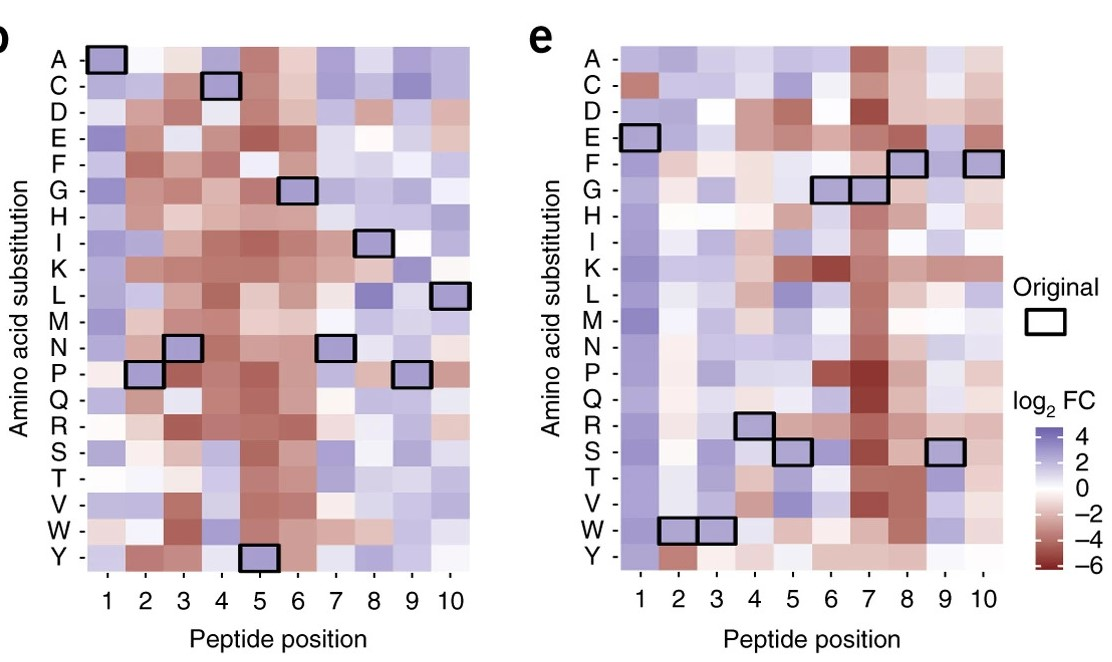
#> input picture results_batman/tcr_epitope_datasets/mutational_scan_datasets/TCR_data_input_by_publication/MHCI/fingerprint_paper_TCRs/heatmaps_1_hamming.jpg, 1112 x 662 px
$ python data_input.py
#> lines starting #> are read from the running program, lines starting #| are printed output that depends on the picture
import numpy as np
import pandas as pd
from PIL import Image
import itertools
from matplotlib import pyplot as plt


# Load image
im = Image.open('heatmaps_1_hamming.jpg','r')
#> im is the input picture: PIL image 1112x662 RGB; mean R, G, B 220.3, 207, 214.2
pix = list(im.getdata())
#> pix = 736144 items
width, height = im.size
#> width = 1112; height = 662
pixel_values = np.array(pix).reshape((width, height, 3))
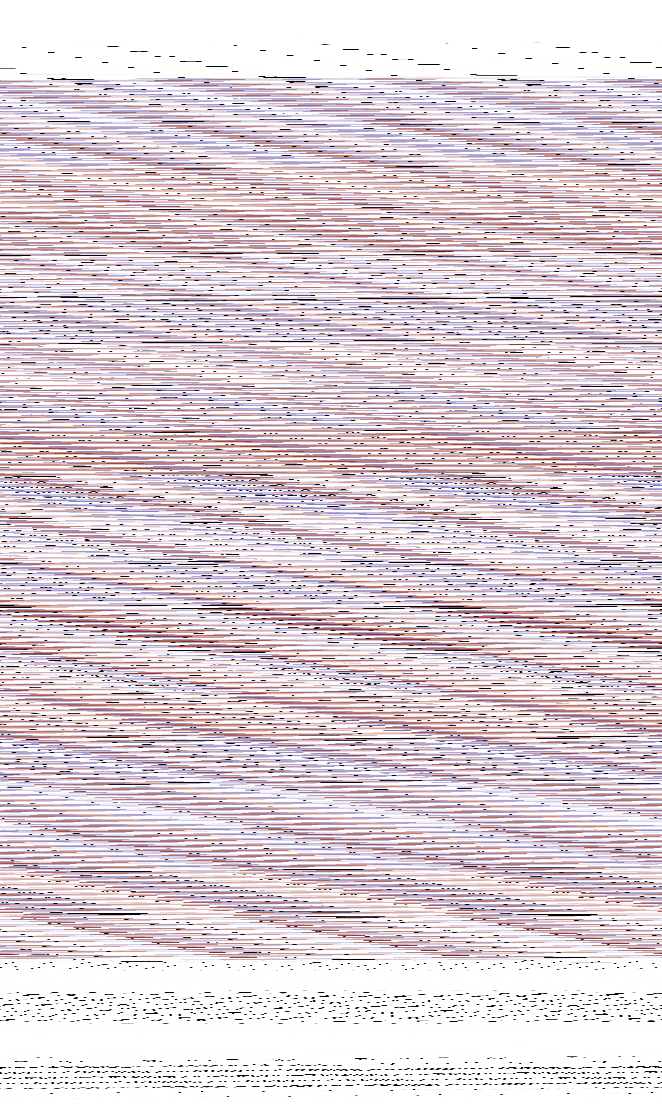
#> pixel_values: shape (1112, 662, 3) int64; mean of channels 0, 1, 2 220.3, 207, 214.2; drawn as R, G, B

'''APN-responsive TCR'''
# Set up a grid to extract RGB values for each box in heatmap
xmin = 107
xmax = 450
ymin = 60
ymax = 557
xpts = 10
ypts = 20

grid = list(itertools.product(np.linspace(xmin,xmax,xpts),
                              np.linspace(ymin,ymax,ypts)))

# Extract RGB values
APN_rgb = np.zeros((200,3))

for pixel in np.arange(200):
    APN_rgb[pixel,:] = im.getpixel(grid[pixel])[0:3]
#> after the loop, APN_rgb = 200 rows, first 8: [167, 157, 207], [182, 175, 216], [230, 226, 243], [148, 137, 197], [201, 194, 228], [153, 144, 201], [195, 188, 222], [165, 155, 207]

# Reshape to heatmap size y channel
APN_rgb = np.reshape(APN_rgb, (10,20,3))

'''EWW-responsive TCR'''
# Set up a grid to extract RGB values for each box in heatmap
xmin = 640
xmax = 983
ymin = 60
ymax = 557
xpts = 10
ypts = 20

grid = list(itertools.product(np.linspace(xmin,xmax,xpts),
                              np.linspace(ymin,ymax,ypts)))

# Extract RGB values
EWW_rgb = np.zeros((200,3))

for pixel in np.arange(200):
    EWW_rgb[pixel,:] = im.getpixel(grid[pixel])[0:3]
#> after the loop, EWW_rgb = 200 rows, first 8: [190, 182, 221], [192, 129, 124], [183, 176, 217], [175, 166, 209], [166, 156, 208], [182, 175, 217], [170, 160, 210], [167, 157, 207]

# Reshape to heatmap size y channel
EWW_rgb = np.reshape(EWW_rgb, (10,20,3))

'''Colorbar'''
# sample 100 equally spaced collinear points between upper (4) & lower (-6) ticks

xmin = 1050
xmax = 1051
ymin = 436.5
ymax = 565.5
xpts= 1
ypts = 100

grid = list(itertools.product(np.linspace(xmin,xmax,xpts),
                              np.linspace(ymin,ymax,ypts)))

# Extract RGB values
cb_rgb = np.zeros((ypts,3))

for pixel in np.arange(ypts):
    cb_rgb[pixel,:] = im.getpixel(grid[pixel])[0:3]
#> after the loop, cb_rgb = 100 rows, first 8: [127, 116, 184], [129, 118, 184], [135, 125, 188], [137, 127, 190], [139, 129, 192], [144, 134, 195], [146, 136, 196], [149, 140, 197]

# Interpolate logFC scale
rgb2log_FC = np.linspace(4,-6,ypts)

'''Assign logFC values based on RGB'''
APN_logFC = np.zeros((10,20))
EWW_logFC = np.zeros((10,20))

for position in np.arange(10):
    for aa in np.arange(20):

        # APN-TCR
        rgb = APN_rgb[position,aa,:] #Read recorded rgb value
        # Find closest RGB combination in the colorbar
        cb_loc=np.argmin(np.sum(abs(cb_rgb-np.tile(rgb,(len(cb_rgb),1))),axis=1))
        APN_logFC[position,aa] = rgb2log_FC[cb_loc] #assign logFC

        # EWW-TCR
        rgb = EWW_rgb[position,aa,:] #Read recorded rgb value
        # Find closest RGB combination in the colorbar
        cb_loc=np.argmin(np.sum(abs(cb_rgb-np.tile(rgb,(len(cb_rgb),1))),axis=1))
        EWW_logFC[position,aa] = rgb2log_FC[cb_loc] #assign logFC

'''Normalize to [0,1]'''

#First set negative logFC to zero
APN_logFC[APN_logFC<=0]=0
EWW_logFC[EWW_logFC<=0]=0


APN_logFC = (APN_logFC - np.min(APN_logFC))/(np.max(APN_logFC) - np.min(APN_logFC))
EWW_logFC = (EWW_logFC - np.min(EWW_logFC))/(np.max(EWW_logFC) - np.min(EWW_logFC))

'''Record data'''

# APN-TCR
tcr_data_APN = pd.DataFrame({
'tcr_name':['APN-TCR'],
'va':["NA"],
'vb':["NA"],
'cdr3a':["NA"],
'cdr3b':["NA"],
'trav':["NA"],
'traj':["NA"],
'trbv':["NA"],
'trbd':["NA"],
'trbj':["NA"],
'assay':["DNA barcode enrichment"],
'tcr_source_organism':["human"],
'index_peptide':["APNCYGNIPL"],
'index_peptide_activity':[APN_logFC[0,0]],
'mhc':["HLA-B*07:02"],
'pmid	':["30451992"],
'peptide_type':["cancer antigen"]
})
#> tcr_data_APN = table of 1 rows and 17 columns

index_peptide = "APNCYGNIPL"
aa_order = ['A','C','D','E','F','G','H','I','K','L','M','N','P','Q','R',
                 'S','T','V','W','Y']
mutant_logFC = pd.DataFrame(columns=['peptide','peptide_activity'])
for position in np.arange(10):
    for aa in np.arange(len(aa_order)):
        peptide = list(index_peptide)
        peptide[position] = aa_order[aa]
        peptide = ''.join(peptide)
        peptide_activity = APN_logFC[position,aa]
        data_add = pd.DataFrame({'peptide':[peptide],
                                 'peptide_activity':[peptide_activity]})
        mutant_logFC = pd.concat([mutant_logFC,data_add])

mutant_logFC = mutant_logFC.drop_duplicates().reset_index(drop=True)

# Merge all data columns
tcr_data_APN = tcr_data_APN.loc[tcr_data_APN.index.repeat(len(mutant_logFC))
                        ].reset_index(drop=True)
#> tcr_data_APN = table of 191 rows and 17 columns
tcr_data_APN = pd.concat([tcr_data_APN,mutant_logFC],axis=1)
#> tcr_data_APN = table of 191 rows and 19 columns

# EWW-TCR
tcr_data_EWW = pd.DataFrame({
'tcr_name':['EWW-TCR'],
'va':["NA"],
'vb':["NA"],
'cdr3a':["NA"],
'cdr3b':["NA"],
'trav':["NA"],
'traj':["NA"],
'trbv':["NA"],
'trbd':["NA"],
'trbj':["NA"],
'assay':["DNA barcode enrichment"],
'tcr_source_organism':["human"],
'index_peptide':["EWWRSGGFSF"],
'index_peptide_activity':[EWW_logFC[0,3]],
'mhc':["HLA-A*24:02"],
'pmid	':["30451992"],
'peptide_type':["cancer antigen"]
})
#> tcr_data_EWW = table of 1 rows and 17 columns

index_peptide = "EWWRSGGFSF"
aa_order = ['A','C','D','E','F','G','H','I','K','L','M','N','P','Q','R',
                 'S','T','V','W','Y']
mutant_logFC = pd.DataFrame(columns=['peptide','peptide_activity'])
for position in np.arange(10):
    for aa in np.arange(len(aa_order)):
        peptide = list(index_peptide)
        peptide[position] = aa_order[aa]
        peptide = ''.join(peptide)
        peptide_activity = EWW_logFC[position,aa]
        data_add = pd.DataFrame({'peptide':[peptide],
                                 'peptide_activity':[peptide_activity]})
        mutant_logFC = pd.concat([mutant_logFC,data_add])

mutant_logFC = mutant_logFC.drop_duplicates().reset_index(drop=True)


# Merge all data columns
tcr_data_EWW = tcr_data_EWW.loc[tcr_data_EWW.index.repeat(len(mutant_logFC))
                        ].reset_index(drop=True)
#> tcr_data_EWW = table of 191 rows and 17 columns
tcr_data_EWW = pd.concat([tcr_data_EWW,mutant_logFC],axis=1)
#> tcr_data_EWW = table of 191 rows and 19 columns

tcr_data = pd.concat([tcr_data_APN,tcr_data_EWW])
#> tcr_data = table of 382 rows and 19 columns


# Export data
#tcr_data.to_excel('epitope_data_fingerprint_TCRs.xlsx', index=False)
